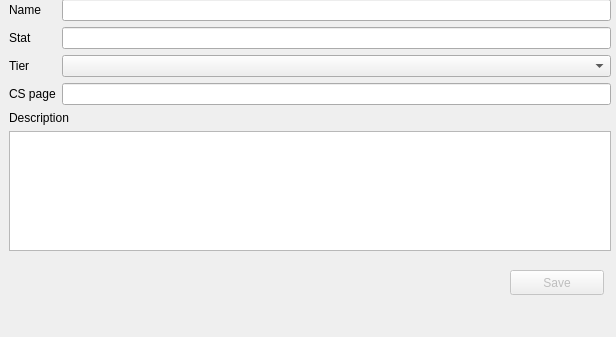
<?xml version="1.0" encoding="UTF-8"?>
<ui version="4.0" idbasedtr="true">
 <author>csfrrocks@proton.me</author>
 <class>AbilityForm</class>
 <widget class="QWidget" name="AbilityForm">
  <property name="geometry">
   <rect>
    <x>0</x>
    <y>0</y>
    <width>616</width>
    <height>337</height>
   </rect>
  </property>
  <property name="windowTitle">
   <string>Form</string>
  </property>
  <widget class="QPushButton" name="saveButton">
   <property name="enabled">
    <bool>false</bool>
   </property>
   <property name="geometry">
    <rect>
     <x>510</x>
     <y>270</y>
     <width>94</width>
     <height>25</height>
    </rect>
   </property>
   <property name="text">
    <string>Save</string>
   </property>
  </widget>
  <widget class="QWidget" name="layoutWidget">
   <property name="geometry">
    <rect>
     <x>0</x>
     <y>-1</y>
     <width>611</width>
     <height>252</height>
    </rect>
   </property>
   <layout class="QVBoxLayout" name="verticalLayout" stretch="0,0,0">
    <property name="leftMargin">
     <number>9</number>
    </property>
    <item>
     <layout class="QFormLayout" name="formLayout">
      <item row="0" column="0">
       <widget class="QLabel" name="nameLabel">
        <property name="text">
         <string>Name</string>
        </property>
       </widget>
      </item>
      <item row="0" column="1">
       <widget class="QLineEdit" name="nameLineEdit"/>
      </item>
      <item row="1" column="0">
       <widget class="QLabel" name="statLabel">
        <property name="text">
         <string>Stat</string>
        </property>
       </widget>
      </item>
      <item row="1" column="1">
       <widget class="QLineEdit" name="statLineEdit"/>
      </item>
      <item row="2" column="0">
       <widget class="QLabel" name="tierLabel">
        <property name="text">
         <string>Tier</string>
        </property>
       </widget>
      </item>
      <item row="2" column="1">
       <widget class="QComboBox" name="tierComboBox"/>
      </item>
      <item row="3" column="0">
       <widget class="QLabel" name="cSPageLabel">
        <property name="text">
         <string>CS page</string>
        </property>
       </widget>
      </item>
      <item row="3" column="1">
       <widget class="QLineEdit" name="cSPageLineEdit"/>
      </item>
     </layout>
    </item>
    <item>
     <widget class="QLabel" name="label">
      <property name="text">
       <string>Description</string>
      </property>
     </widget>
    </item>
    <item>
     <widget class="QTextEdit" name="descriptionEdit"/>
    </item>
   </layout>
  </widget>
 </widget>
 <resources/>
 <connections/>
</ui>
